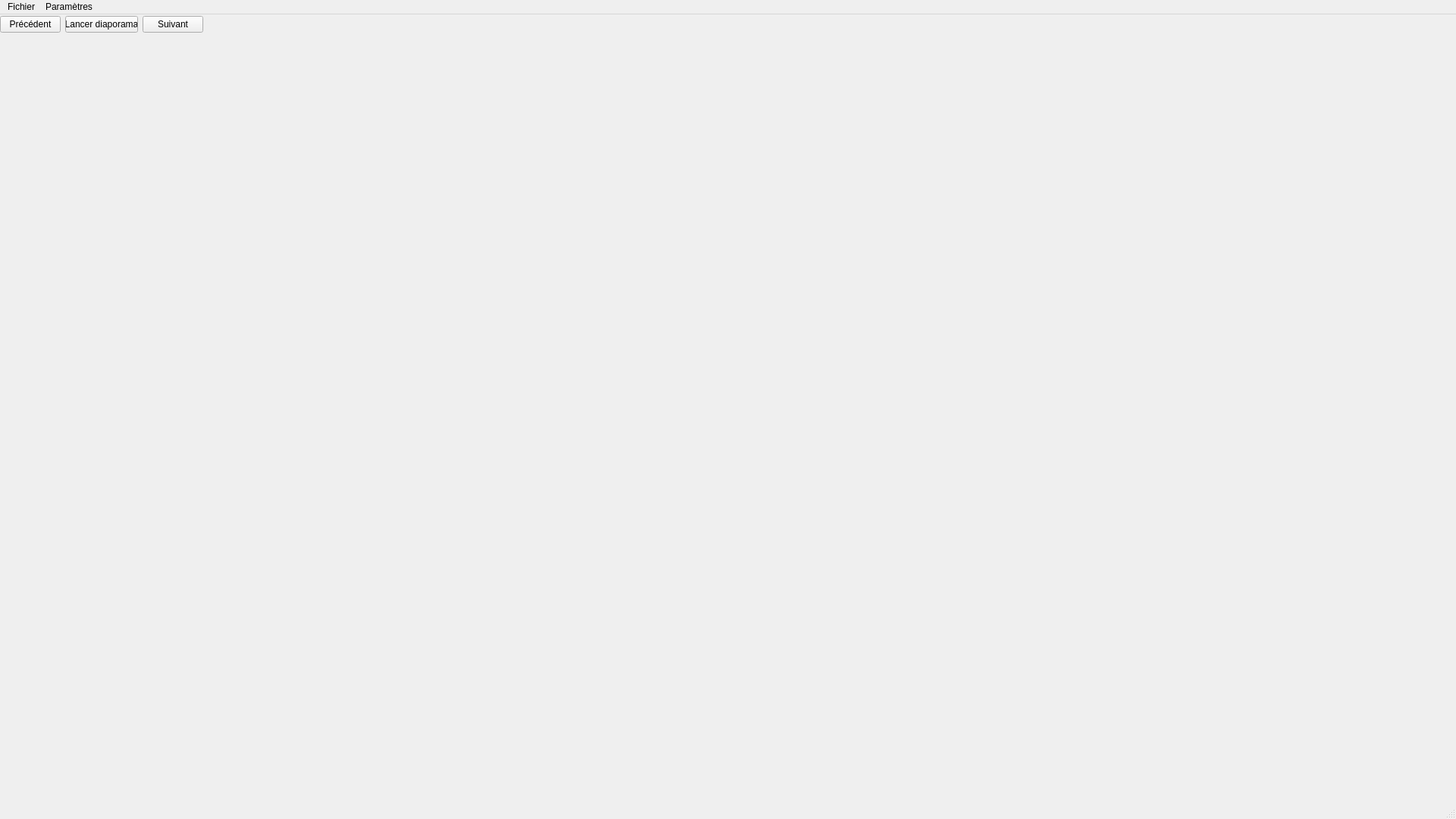
<?xml version="1.0" encoding="UTF-8"?>
<ui version="4.0">
 <class>MainWindow</class>
 <widget class="QMainWindow" name="MainWindow">
  <property name="geometry">
   <rect>
    <x>0</x>
    <y>0</y>
    <width>1920</width>
    <height>1080</height>
   </rect>
  </property>
  <property name="windowTitle">
   <string>MainWindow</string>
  </property>
  <widget class="QWidget" name="centralwidget">
   <widget class="QWidget" name="verticalLayoutWidget">
    <property name="geometry">
     <rect>
      <x>0</x>
      <y>0</y>
      <width>2188</width>
      <height>1107</height>
     </rect>
    </property>
    <layout class="QVBoxLayout" name="verticalLayout">
     <property name="rightMargin">
      <number>1920</number>
     </property>
     <property name="bottomMargin">
      <number>1080</number>
     </property>
     <item>
      <layout class="QHBoxLayout" name="horizontalLayout">
       <item>
        <widget class="QPushButton" name="pushButton">
         <property name="text">
          <string>Précédent</string>
         </property>
        </widget>
       </item>
       <item>
        <widget class="QPushButton" name="pushButton_3">
         <property name="text">
          <string>Lancer diaporama</string>
         </property>
        </widget>
       </item>
       <item>
        <widget class="QPushButton" name="pushButton_2">
         <property name="text">
          <string>Suivant</string>
         </property>
        </widget>
       </item>
      </layout>
     </item>
    </layout>
   </widget>
  </widget>
  <widget class="QMenuBar" name="menubar">
   <property name="geometry">
    <rect>
     <x>0</x>
     <y>0</y>
     <width>1920</width>
     <height>22</height>
    </rect>
   </property>
   <widget class="QMenu" name="menuFichier">
    <property name="title">
     <string>Fichier</string>
    </property>
    <addaction name="actionQuitter"/>
   </widget>
   <widget class="QMenu" name="menuParam_tres">
    <property name="title">
     <string>Paramètres</string>
    </property>
    <addaction name="actionCharger_Diaporama"/>
    <addaction name="actionEnlever_diaporama"/>
    <addaction name="actionVitesse_de_d_filement"/>
   </widget>
   <addaction name="menuFichier"/>
   <addaction name="menuParam_tres"/>
  </widget>
  <widget class="QStatusBar" name="statusbar"/>
  <action name="actionParam_tres">
   <property name="text">
    <string>Paramètres</string>
   </property>
  </action>
  <action name="actionQuitter">
   <property name="text">
    <string>Quitter</string>
   </property>
  </action>
  <action name="actionCharger_Diaporama">
   <property name="text">
    <string>Charger diaporama</string>
   </property>
  </action>
  <action name="actionEnlever_diaporama">
   <property name="text">
    <string>Enlever diaporama</string>
   </property>
  </action>
  <action name="actionVitesse_de_d_filement">
   <property name="text">
    <string>Vitesse de défilement</string>
   </property>
  </action>
 </widget>
 <resources/>
 <connections/>
</ui>
